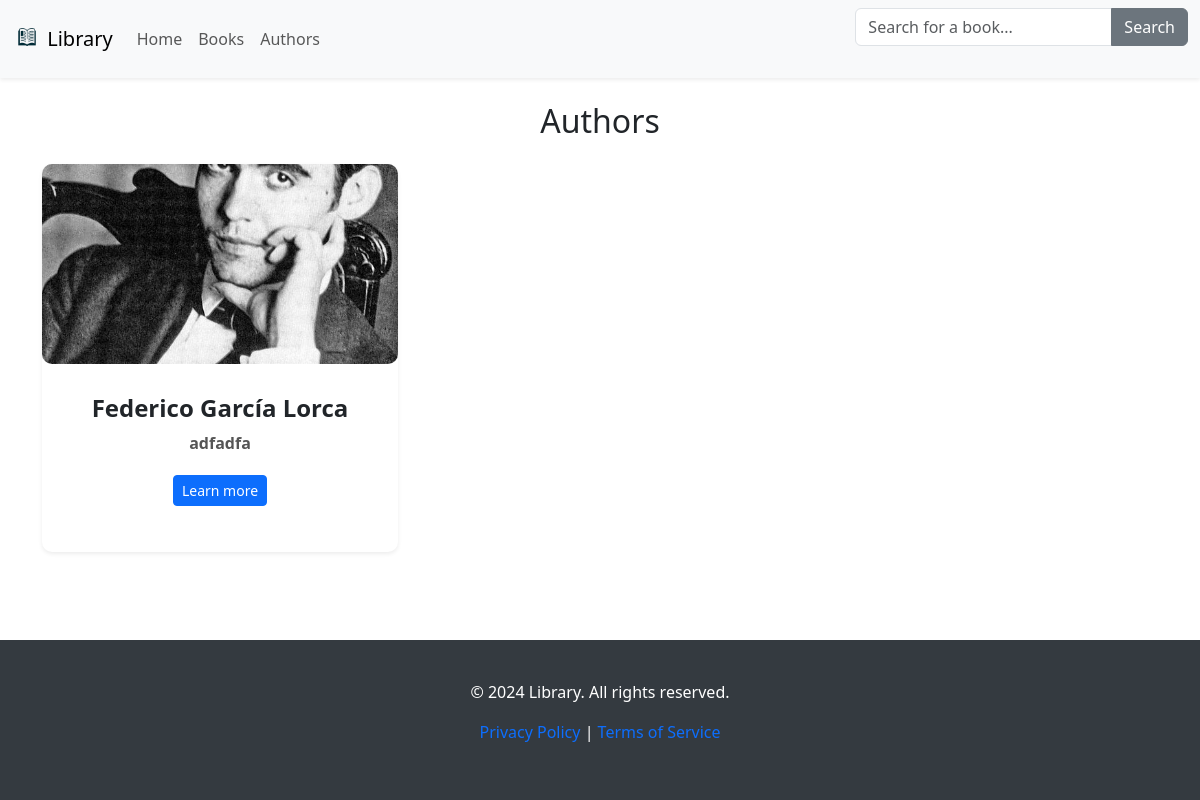
Before: /authors/ with the older database file.
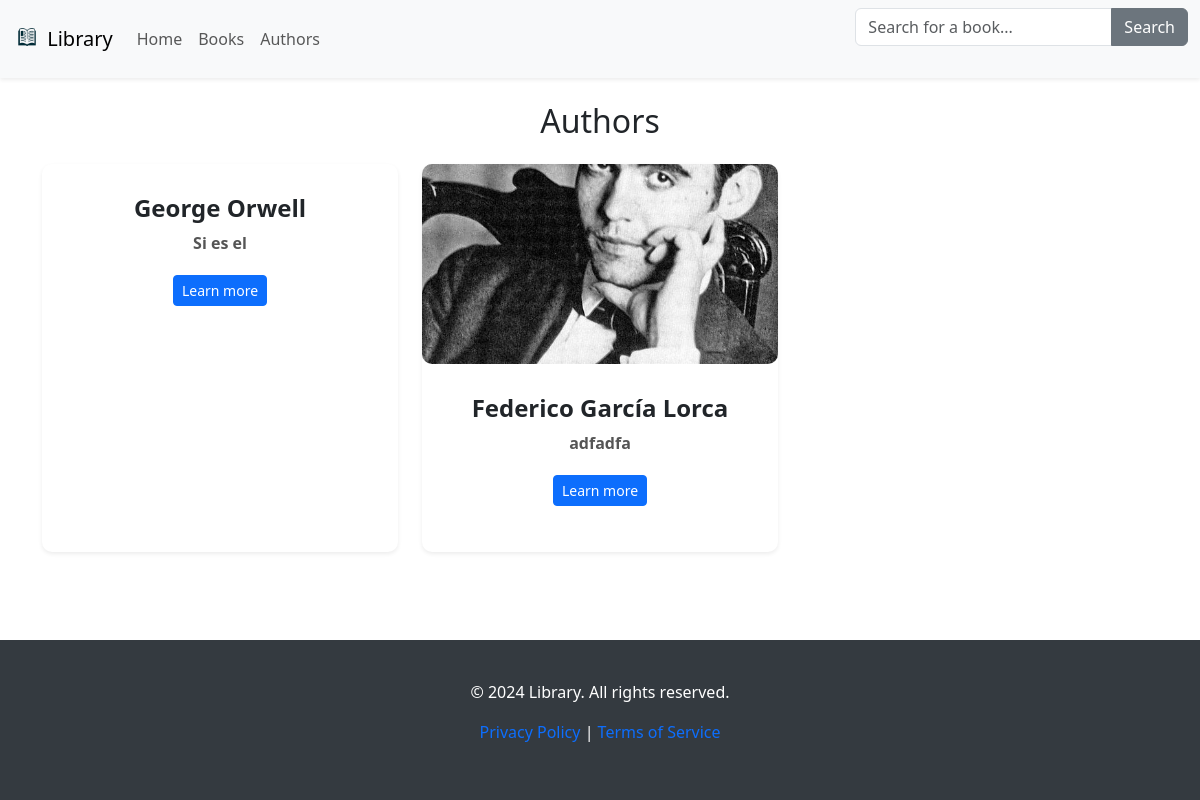
After: the same page with the newer database file.
### books/models.py (models this page shows, shortened)
class Author(models.Model):
    name = models.CharField(max_length=255)
    bio = models.TextField()
    image = models.ImageField(upload_to='authors/images/', blank=True, null=True)
    readers = models.PositiveIntegerField(default=1, validators=[MinValueValidator(1)])

### books/views.py (the view)
# urls.py: path('authors/',views.ListAuthors.as_view(), name='authors'),
class ListAuthors(ListView):
    template_name = "authors/author_list.html"
    model = Author
    context_object_name = "authors"
    def get_queryset(self):
        return Author.objects.all().order_by("-readers")

### books/templates/authors/author_list.html
{% extends "books/base.html" %} {% load static %} {% block content %}
<link rel="stylesheet" href="{% static 'authors/style.css' %}" />
<div class="container mt-4">
  <div class="section-title text-center mt-4">
    <h2>Authors</h2>
    <div class="row mt-4">
      {% for author in authors %}
      <div class="col-lg-4 col-md-6 mb-4">
        <div class="card h-100 shadow-sm">
          {% if author.image %}
          <img
            src="{{ author.image.url }}"
            class="card-img-top"
            alt="{{ author.name }}"
            style="height: 200px; object-fit: cover"
          />
          {% endif %}
          <div class="card-body">
            <h5 class="card-title">{{ author.name }}</h5>
            <p class="card-text">{{ author.bio }}</p>
            <a
              href="{% url 'book:authors_detail' author.id %}"
              class="btn btn-primary btn-sm mb-3"
              >Learn more</a
            >
          </div>
        </div>
      </div>
      {% endfor %}
    </div>
  </div>
</div>
{% endblock %}

Changed rows visible on the page:
added Author: name "George Orwell", bio "Si es el"
